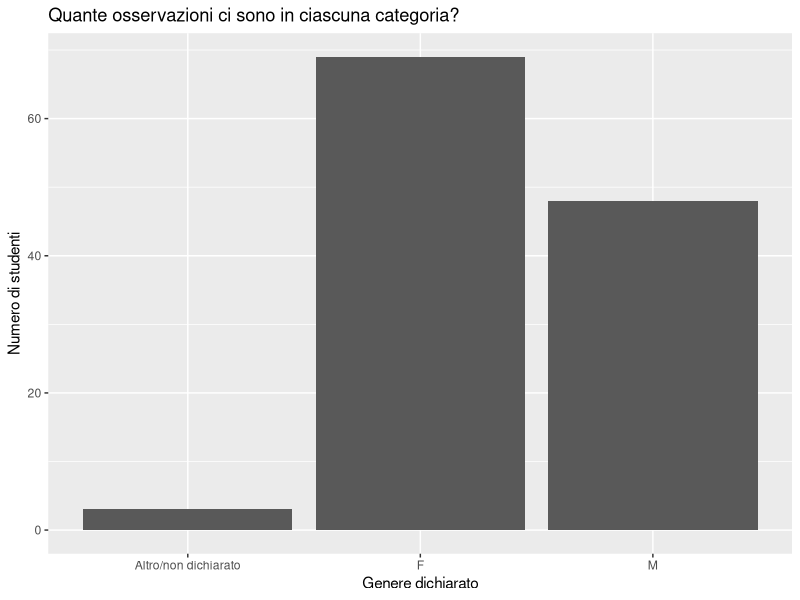
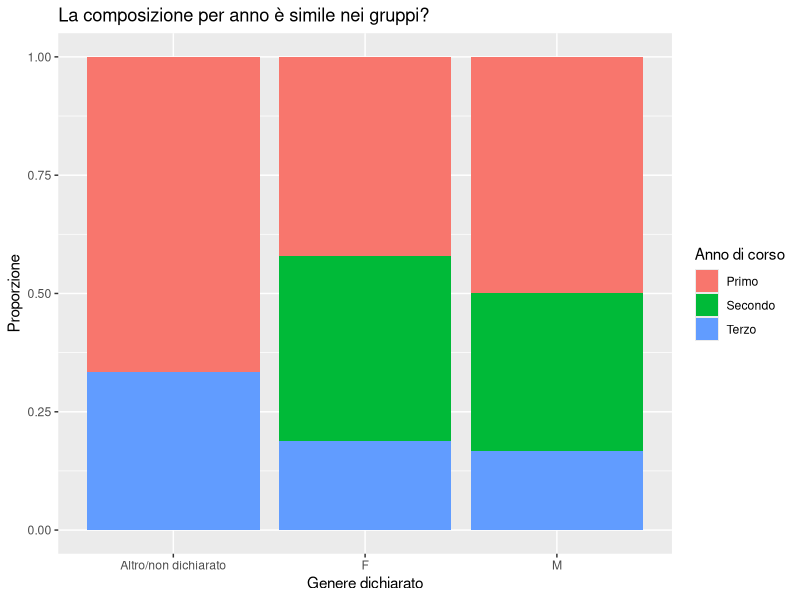
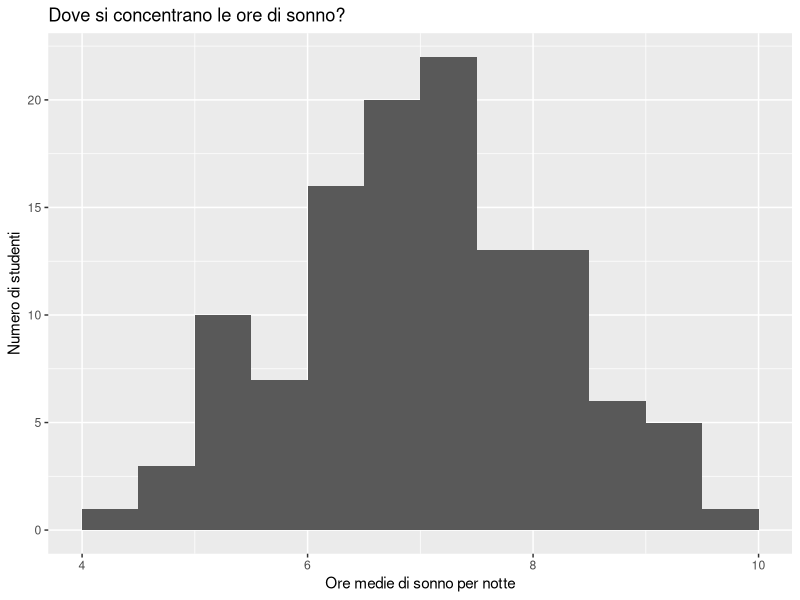
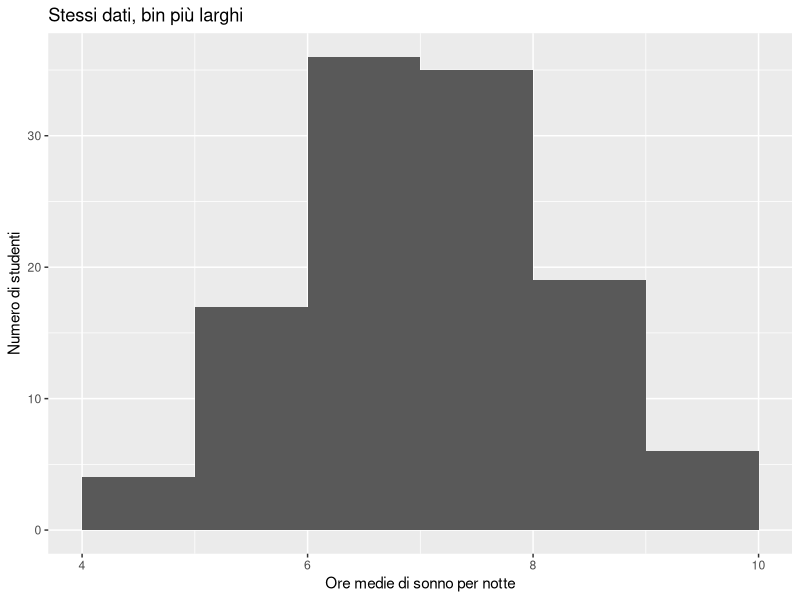
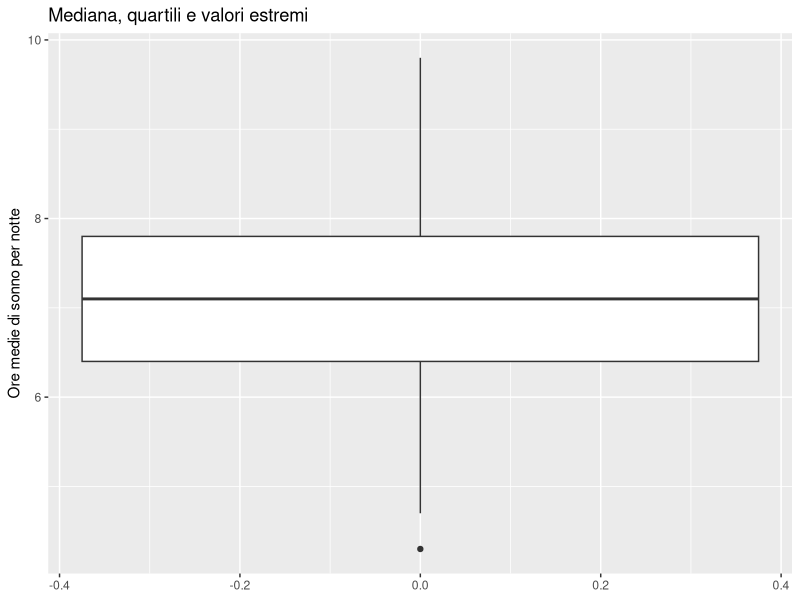
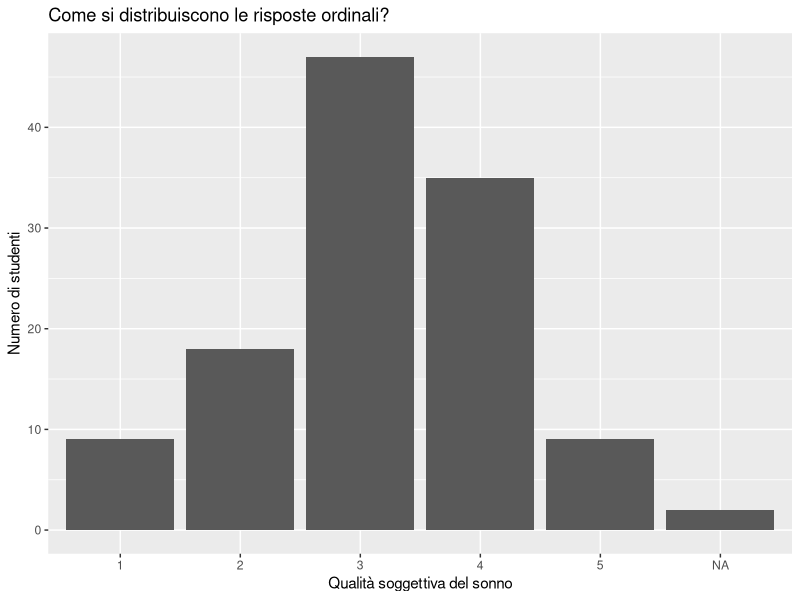
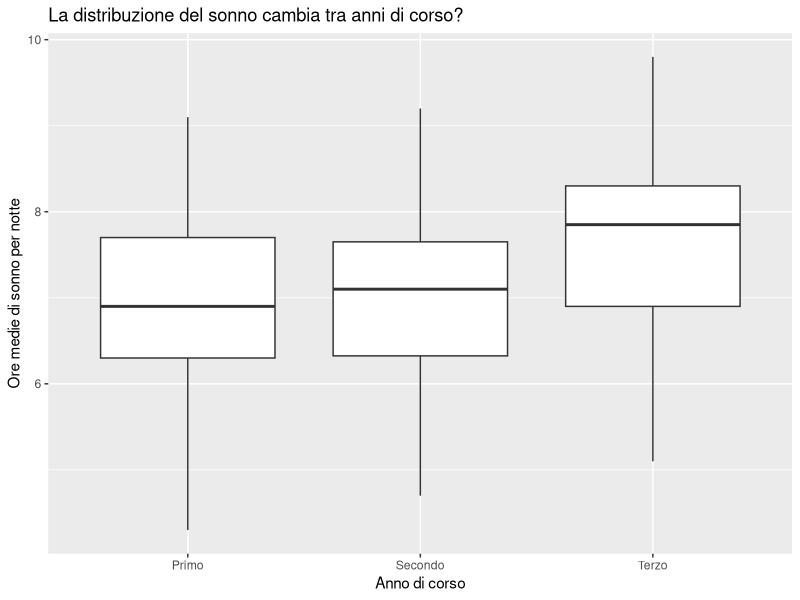

The R source for these figures, in order:
## ---- chunk 1
#| label: setup-univariate
#| message: false
#| warning: false

library(dplyr)
library(ggplot2)
library(tibble)

set.seed(123)

stress_sonno <- tibble(
  id = 1:120,
  genere = sample(c("F", "M", "Altro/non dichiarato"),
                  size = 120,
                  replace = TRUE,
                  prob = c(.58, .38, .04)),
  anno = sample(c("Primo", "Secondo", "Terzo"),
                size = 120,
                replace = TRUE,
                prob = c(.42, .34, .24)),
  stress = pmin(pmax(round(rnorm(120, mean = 6.2, sd = 1.8)), 1), 10),
  sonno_ore = round(rnorm(120, mean = 7.0, sd = 1.1), 1),
  qualita_sonno = pmin(pmax(round(rnorm(120, mean = 3.1, sd = 1.0)), 1), 5)
)

# Introduciamo alcuni valori mancanti per rendere l'esempio realistico.
stress_sonno$sonno_ore[c(7, 48, 91)] <- NA
stress_sonno$qualita_sonno[c(13, 62)] <- NA
## ---- chunk 2
#| label: glimpse-univariate

glimpse(stress_sonno)
## ---- chunk 3
#| label: missing-counts-univariate

stress_sonno |>
  summarise(
    across(
      everything(),
      ~ sum(is.na(.x))
    )
  )
## ---- chunk 4
#| label: range-check-univariate

stress_sonno |>
  summarise(
    stress_min = min(stress, na.rm = TRUE),
    stress_max = max(stress, na.rm = TRUE),
    sonno_min = min(sonno_ore, na.rm = TRUE),
    sonno_max = max(sonno_ore, na.rm = TRUE),
    qualita_min = min(qualita_sonno, na.rm = TRUE),
    qualita_max = max(qualita_sonno, na.rm = TRUE)
  )
## ---- chunk 5
#| label: count-gender

stress_sonno |>
  count(genere)
## ---- chunk 6
#| label: proportions-gender

stress_sonno |>
  count(genere) |>
  mutate(proporzione = n / sum(n))
## ---- chunk 7
#| label: barplot-gender
#| fig-cap: "Distribuzione del genere dichiarato nel campione didattico."

ggplot(stress_sonno, aes(x = genere)) +
  geom_bar() +
  labs(
    x = "Genere dichiarato",
    y = "Numero di studenti",
    title = "Quante osservazioni ci sono in ciascuna categoria?"
  )
## ---- chunk 8
#| label: count-gender-year

stress_sonno |>
  count(genere, anno)
## ---- chunk 9
#| label: barplot-gender-year
#| fig-cap: "Distribuzione dell'anno di corso per genere dichiarato."

ggplot(stress_sonno, aes(x = genere, fill = anno)) +
  geom_bar(position = "fill") +
  labs(
    x = "Genere dichiarato",
    y = "Proporzione",
    fill = "Anno di corso",
    title = "La composizione per anno è simile nei gruppi?"
  )
## ---- chunk 10
#| label: summary-sleep

stress_sonno |>
  summarise(
    n = sum(!is.na(sonno_ore)),
    missing = sum(is.na(sonno_ore)),
    minimo = min(sonno_ore, na.rm = TRUE),
    q25 = quantile(sonno_ore, .25, na.rm = TRUE),
    mediana = median(sonno_ore, na.rm = TRUE),
    media = mean(sonno_ore, na.rm = TRUE),
    q75 = quantile(sonno_ore, .75, na.rm = TRUE),
    massimo = max(sonno_ore, na.rm = TRUE)
  )
## ---- chunk 11
#| label: histogram-sleep
#| fig-cap: "Distribuzione delle ore medie di sonno."

ggplot(stress_sonno, aes(x = sonno_ore)) +
  geom_histogram(binwidth = 0.5, boundary = 0) +
  labs(
    x = "Ore medie di sonno per notte",
    y = "Numero di studenti",
    title = "Dove si concentrano le ore di sonno?"
  )
## ---- chunk 12
#| label: histogram-sleep-binwidths
#| fig-cap: "La scelta del binwidth può modificare l'aspetto dell'istogramma."

ggplot(stress_sonno, aes(x = sonno_ore)) +
  geom_histogram(binwidth = 1, boundary = 0) +
  labs(
    x = "Ore medie di sonno per notte",
    y = "Numero di studenti",
    title = "Stessi dati, bin più larghi"
  )
## ---- chunk 13
#| label: boxplot-sleep
#| fig-cap: "Boxplot delle ore medie di sonno."

ggplot(stress_sonno, aes(y = sonno_ore)) +
  geom_boxplot() +
  labs(
    x = NULL,
    y = "Ore medie di sonno per notte",
    title = "Mediana, quartili e valori estremi"
  )
## ---- chunk 14
#| label: count-sleep-quality

stress_sonno |>
  count(qualita_sonno)
## ---- chunk 15
#| label: barplot-sleep-quality
#| fig-cap: "Distribuzione della qualità soggettiva del sonno."

ggplot(stress_sonno, aes(x = factor(qualita_sonno))) +
  geom_bar() +
  labs(
    x = "Qualità soggettiva del sonno",
    y = "Numero di studenti",
    title = "Come si distribuiscono le risposte ordinali?"
  )
## ---- chunk 16
#| label: sleep-by-year-summary

stress_sonno |>
  group_by(anno) |>
  summarise(
    n = sum(!is.na(sonno_ore)),
    mediana = median(sonno_ore, na.rm = TRUE),
    media = mean(sonno_ore, na.rm = TRUE),
    q25 = quantile(sonno_ore, .25, na.rm = TRUE),
    q75 = quantile(sonno_ore, .75, na.rm = TRUE),
    .groups = "drop"
  )
## ---- chunk 17
#| label: boxplot-sleep-by-year
#| fig-cap: "Ore medie di sonno per anno di corso."

ggplot(stress_sonno, aes(x = anno, y = sonno_ore)) +
  geom_boxplot() +
  labs(
    x = "Anno di corso",
    y = "Ore medie di sonno per notte",
    title = "La distribuzione del sonno cambia tra anni di corso?"
  )
